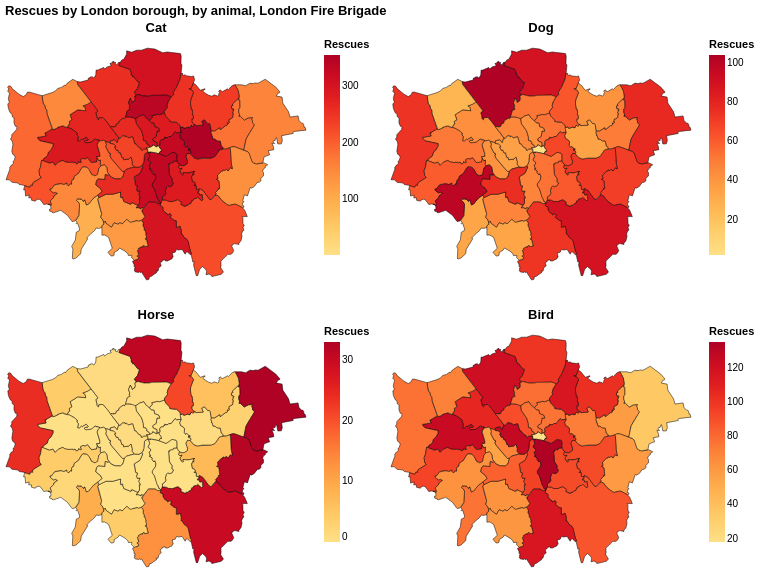

Notebook cell for this chart:
### Markdown cell above
<div style="background-color:#fff3cd; padding:12px; border-radius:4px">

This cell draws four choropleth maps in a 2 × 2 grid, one for each animal. (The code makes one map per animal in a loop and arranges them in two columns.) **Each map has its own color scale**, because horse rescues would look almost blank next to cats if they shared one. So you can compare *where* each animal is rescued, but a color in one map does not mean the same count as that color in another. Check each legend, or hover over a borough to see its count.

</div>

### Code cell
# convert to the British National Grid (meters) and simplify the outlines a little
# (to within 100 meters) so the four maps stay small
four_bng = boroughs.to_crs(27700)
four_bng["geometry"] = four_bng["geometry"].simplify(100)

maps = []

for animal in ["Cat", "Dog", "Horse", "Bird"]:
    one_map = alt.Chart(four_bng).mark_geoshape(stroke="black", strokeWidth=0.5).encode(
        color=alt.Color(
            animal + ":Q",
            scale=alt.Scale(scheme="yelloworangered"),
            title="Rescues",
        ),
        tooltip=[
            alt.Tooltip("name:N", title="Borough"),
            alt.Tooltip(animal + ":Q", title=animal + " rescues"),
        ],
    ).project(type="identity", reflectY=True).properties(title=animal, width=300, height=250)

    maps.append(one_map)

# 2 columns, so the four maps make 2 rows; each map keeps its own color scale
alt.concat(*maps, columns=2).resolve_scale(color="independent").properties(
    title="Rescues by London borough, by animal, London Fire Brigade"
)
